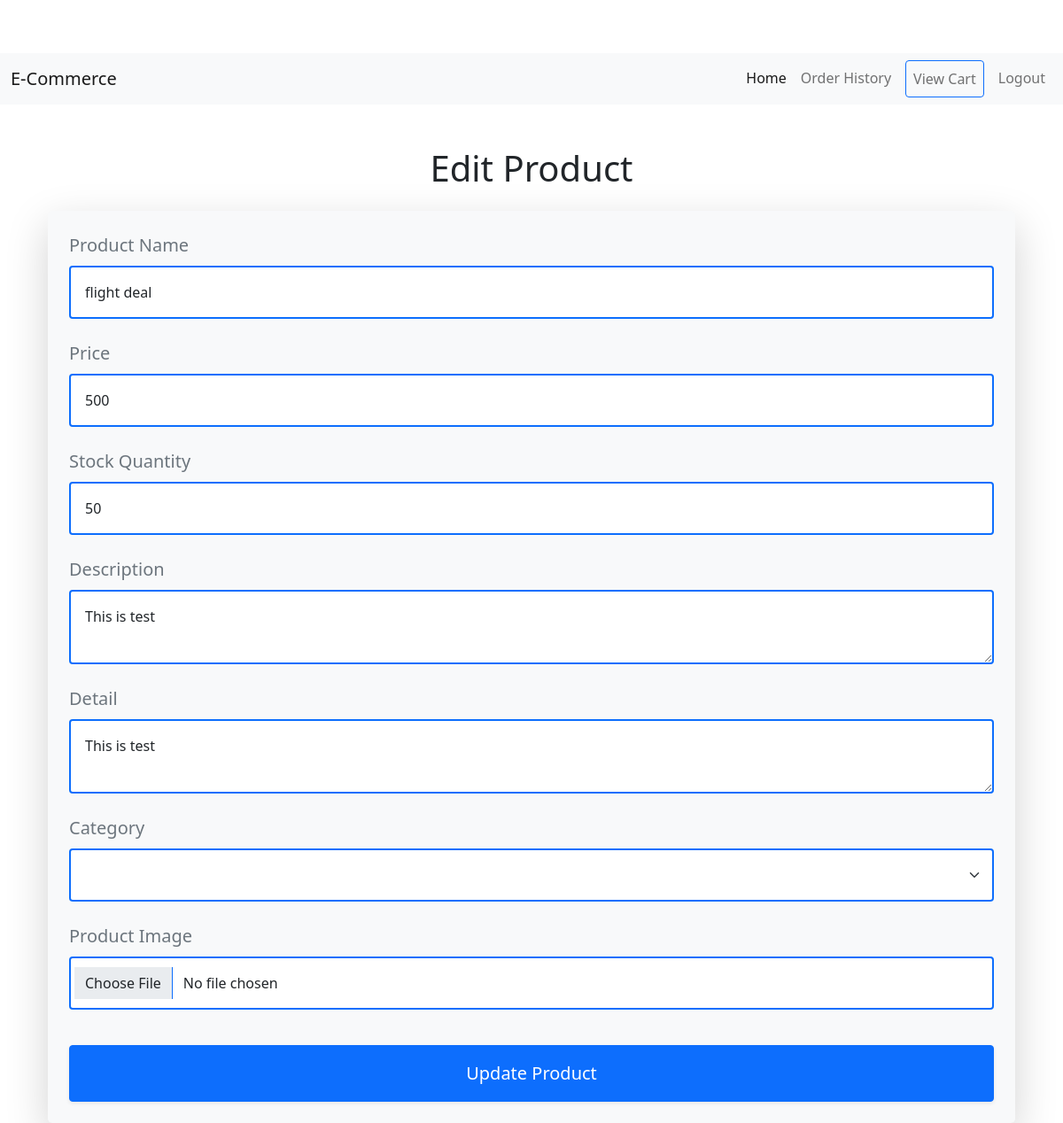
Before: /admin/product/edit/1 (signed in) with the older database file.
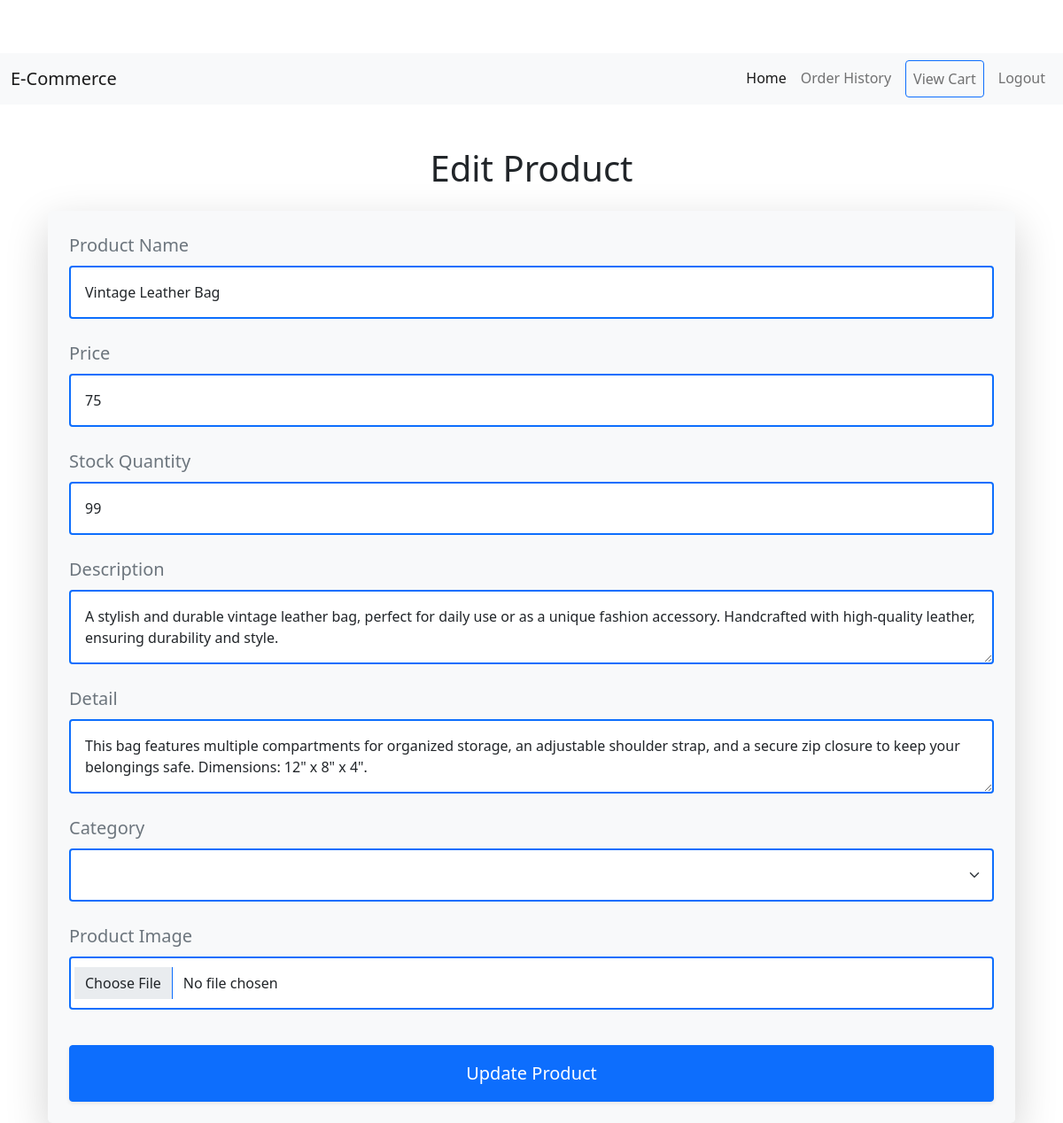
After: the same page with the newer database file.
### model.py (models this page shows)
class Product(db.Model):
    __tablename__ = 'products'
    id: Mapped[int] = mapped_column(Integer, primary_key=True)
    name: Mapped[str] = mapped_column(String(250), unique=True, nullable=False)
    stocks: Mapped[int] = mapped_column(Integer, nullable=False)
    description: Mapped[str] = mapped_column(String(300), nullable=False)
    detail: Mapped[str] = mapped_column(String(250), nullable=False)
    category_id: Mapped[int] = mapped_column(Integer, db.ForeignKey('categories.id'))
    price: Mapped[int] = mapped_column(Integer, nullable=False)
    image_url: Mapped[str] = mapped_column(String(250), nullable=True)
    category = relationship('Category', back_populates='products')
    order_items = relationship('OrderItem', back_populates='product')
    cart_items = relationship('CartItem', back_populates='product')

### main.py (the view, shortened to what this page needs)
@app.route('/admin/product/edit/<int:product_id>', methods=['GET', 'POST'])
@admin_only
def edit_product(product_id):
    product = Product.query.get_or_404(product_id)
    form = ProductForm(obj=product)
    return render_template('edit_product.html', form=form, product=product)

### forms.py
class ProductForm(FlaskForm):
    name = StringField('Product Name', validators=[DataRequired()])
    stocks = IntegerField('Stock Quantity', validators=[DataRequired()])
    description = TextAreaField('Description', validators=[DataRequired()])
    detail = TextAreaField('Detail', validators=[DataRequired()])
    category_id = SelectField("Category", coerce=int, validators=[Optional()])
    new_category = StringField("New Category", validators=[Optional(), Length(max=100)])
    price = IntegerField('Price', validators=[DataRequired()])
    image = FileField('Product Image')
    submit = SubmitField('Submit')

### main.py (called while the page is built)
@login_manager.user_loader
def load_user(user_id):
    return db.get_or_404(User, user_id)

def admin_only(f):
    @wraps(f)
    def decorated_function(*args, **kwargs):
        if current_user.id != 1:
            return abort(403)
        return f(*args, **kwargs)
    return decorated_function

### templates/edit_product.html (shortened to what this page needs)
{% extends "base.html" %}
{% block content %}
<div class="container mt-5">
    <h1 class="text-center mb-4">Edit Product</h1>
    <form method="POST" enctype="multipart/form-data" class="p-4 rounded-3 shadow-lg bg-light">
        <div class="form-group mb-4">
            <label for="name" class="form-label fs-5 fw-semibold text-muted">{{ form.name.label }}</label>
            {{ form.name(class="form-control border-2 border-primary shadow-none p-3") }}
        </div>
        <div class="form-group mb-4">
            <label for="price" class="form-label fs-5 fw-semibold text-muted">{{ form.price.label }}</label>
            {{ form.price(class="form-control border-2 border-primary shadow-none p-3") }}
        </div>
        <div class="form-group mb-4">
            <label for="stocks" class="form-label fs-5 fw-semibold text-muted">{{ form.stocks.label }}</label>
            {{ form.stocks(class="form-control border-2 border-primary shadow-none p-3") }}
        </div>
        <div class="form-group mb-4">
            <label for="description" class="form-label fs-5 fw-semibold text-muted">{{ form.description.label }}</label>
            {{ form.description(class="form-control border-2 border-primary shadow-none p-3") }}
        </div>
        <div class="form-group mb-4">
            <label for="detail" class="form-label fs-5 fw-semibold text-muted">{{ form.detail.label }}</label>
            {{ form.detail(class="form-control border-2 border-primary shadow-none p-3") }}
        </div>
        <div class="form-group mb-4">
            <label for="category_id" class="form-label fs-5 fw-semibold text-muted">{{ form.category_id.label }}</label>
            {{ form.category_id(class="form-select border-2 border-primary shadow-none p-3") }}
        </div>
        <div class="form-group mb-4">
            <label for="image" class="form-label fs-5 fw-semibold text-muted">{{ form.image.label }}</label>
            {{ form.image(class="form-control border-2 border-primary shadow-none p-3") }}
        </div>
        <button type="submit" class="btn btn-primary w-100 py-3 fs-5 fw-semibold mt-3 shadow-sm hover-shadow-lg">Update Product</button>
    </form>
</div>
{% endblock %}

Changed rows visible on the page:
changed Product: name "flight deal" → "Vintage Leather Bag"; price "500" → "75"; stocks "50" → "99"; description "This is test" → "A stylish and durable vintage leather bag, perfect for daily use or as a unique fashion accessory. Handcrafted with high-quality leather, ensuring durability and style."; detail "This is test" → "This bag features multiple compartments for organized storage, an adjustable shoulder strap, and a secure zip closure to keep your belongings safe. Dimensions: 12\" x 8\" x 4\"."
